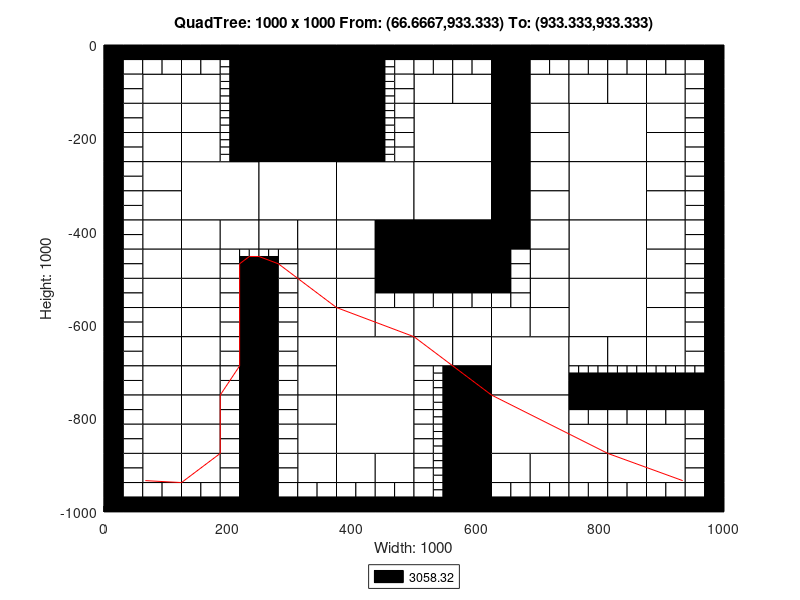

MATLAB code to generate this figure:
axis([0 1000 -1000 0]);
title('QuadTree: 1000 x 1000 From: (66.6667,933.333) To: (933.333,933.333)');
xlabel('Width: 1000');
ylabel('Height: 1000');
rectangle('Position',[250 -125 125 125], 'FaceColor',[0 0 0]);
rectangle('Position',[250 -250 125 125], 'FaceColor',[0 0 0]);
rectangle('Position',[125 -375 125 125], 'FaceColor',[1 1 1]);
rectangle('Position',[250 -375 125 125], 'FaceColor',[1 1 1]);
rectangle('Position',[375 -375 125 125], 'FaceColor',[1 1 1]);
rectangle('Position',[500 -250 125 125], 'FaceColor',[1 1 1]);
rectangle('Position',[750 -250 125 125], 'FaceColor',[1 1 1]);
rectangle('Position',[500 -375 125 125], 'FaceColor',[1 1 1]);
rectangle('Position',[500 -500 125 125], 'FaceColor',[0 0 0]);
rectangle('Position',[750 -375 125 125], 'FaceColor',[1 1 1]);
rectangle('Position',[750 -500 125 125], 'FaceColor',[1 1 1]);
rectangle('Position',[375 -750 125 125], 'FaceColor',[1 1 1]);
rectangle('Position',[375 -875 125 125], 'FaceColor',[1 1 1]);
rectangle('Position',[625 -750 125 125], 'FaceColor',[1 1 1]);
rectangle('Position',[750 -625 125 125], 'FaceColor',[1 1 1]);
rectangle('Position',[625 -875 125 125], 'FaceColor',[1 1 1]);
rectangle('Position',[62.5 -125 62.5 62.5], 'FaceColor',[1 1 1]);
rectangle('Position',[125 -125 62.5 62.5], 'FaceColor',[1 1 1]);
rectangle('Position',[62.5 -187.5 62.5 62.5], 'FaceColor',[1 1 1]);
rectangle('Position',[62.5 -250 62.5 62.5], 'FaceColor',[1 1 1]);
rectangle('Position',[125 -187.5 62.5 62.5], 'FaceColor',[1 1 1]);
rectangle('Position',[125 -250 62.5 62.5], 'FaceColor',[1 1 1]);
rectangle('Position',[375 -62.5 62.5 62.5], 'FaceColor',[0 0 0]);
rectangle('Position',[375 -125 62.5 62.5], 'FaceColor',[0 0 0]);
rectangle('Position',[375 -187.5 62.5 62.5], 'FaceColor',[0 0 0]);
rectangle('Position',[375 -250 62.5 62.5], 'FaceColor',[0 0 0]);
rectangle('Position',[62.5 -312.5 62.5 62.5], 'FaceColor',[1 1 1]);
rectangle('Position',[62.5 -375 62.5 62.5], 'FaceColor',[1 1 1]);
rectangle('Position',[62.5 -437.5 62.5 62.5], 'FaceColor',[1 1 1]);
rectangle('Position',[62.5 -500 62.5 62.5], 'FaceColor',[1 1 1]);
rectangle('Position',[125 -437.5 62.5 62.5], 'FaceColor',[1 1 1]);
rectangle('Position',[187.5 -437.5 62.5 62.5], 'FaceColor',[1 1 1]);
rectangle('Position',[125 -500 62.5 62.5], 'FaceColor',[1 1 1]);
rectangle('Position',[250 -437.5 62.5 62.5], 'FaceColor',[1 1 1]);
rectangle('Position',[312.5 -437.5 62.5 62.5], 'FaceColor',[1 1 1]);
rectangle('Position',[312.5 -500 62.5 62.5], 'FaceColor',[1 1 1]);
rectangle('Position',[375 -437.5 62.5 62.5], 'FaceColor',[1 1 1]);
rectangle('Position',[437.5 -437.5 62.5 62.5], 'FaceColor',[0 0 0]);
rectangle('Position',[375 -500 62.5 62.5], 'FaceColor',[1 1 1]);
rectangle('Position',[437.5 -500 62.5 62.5], 'FaceColor',[0 0 0]);
rectangle('Position',[500 -125 62.5 62.5], 'FaceColor',[1 1 1]);
rectangle('Position',[562.5 -125 62.5 62.5], 'FaceColor',[1 1 1]);
rectangle('Position',[625 -62.5 62.5 62.5], 'FaceColor',[0 0 0]);
rectangle('Position',[625 -125 62.5 62.5], 'FaceColor',[0 0 0]);
rectangle('Position',[687.5 -125 62.5 62.5], 'FaceColor',[1 1 1]);
rectangle('Position',[625 -187.5 62.5 62.5], 'FaceColor',[0 0 0]);
rectangle('Position',[687.5 -187.5 62.5 62.5], 'FaceColor',[1 1 1]);
rectangle('Position',[625 -250 62.5 62.5], 'FaceColor',[0 0 0]);
rectangle('Position',[687.5 -250 62.5 62.5], 'FaceColor',[1 1 1]);
rectangle('Position',[750 -125 62.5 62.5], 'FaceColor',[1 1 1]);
rectangle('Position',[812.5 -125 62.5 62.5], 'FaceColor',[1 1 1]);
rectangle('Position',[875 -125 62.5 62.5], 'FaceColor',[1 1 1]);
rectangle('Position',[875 -187.5 62.5 62.5], 'FaceColor',[1 1 1]);
rectangle('Position',[875 -250 62.5 62.5], 'FaceColor',[1 1 1]);
rectangle('Position',[625 -312.5 62.5 62.5], 'FaceColor',[0 0 0]);
rectangle('Position',[687.5 -312.5 62.5 62.5], 'FaceColor',[1 1 1]);
rectangle('Position',[625 -375 62.5 62.5], 'FaceColor',[0 0 0]);
rectangle('Position',[687.5 -375 62.5 62.5], 'FaceColor',[1 1 1]);
rectangle('Position',[625 -437.5 62.5 62.5], 'FaceColor',[0 0 0]);
rectangle('Position',[687.5 -437.5 62.5 62.5], 'FaceColor',[1 1 1]);
rectangle('Position',[687.5 -500 62.5 62.5], 'FaceColor',[1 1 1]);
rectangle('Position',[875 -312.5 62.5 62.5], 'FaceColor',[1 1 1]);
rectangle('Position',[875 -375 62.5 62.5], 'FaceColor',[1 1 1]);
rectangle('Position',[875 -437.5 62.5 62.5], 'FaceColor',[1 1 1]);
rectangle('Position',[875 -500 62.5 62.5], 'FaceColor',[1 1 1]);
rectangle('Position',[62.5 -562.5 62.5 62.5], 'FaceColor',[1 1 1]);
rectangle('Position',[62.5 -625 62.5 62.5], 'FaceColor',[1 1 1]);
rectangle('Position',[125 -562.5 62.5 62.5], 'FaceColor',[1 1 1]);
rectangle('Position',[125 -625 62.5 62.5], 'FaceColor',[1 1 1]);
rectangle('Position',[62.5 -687.5 62.5 62.5], 'FaceColor',[1 1 1]);
rectangle('Position',[62.5 -750 62.5 62.5], 'FaceColor',[1 1 1]);
rectangle('Position',[125 -687.5 62.5 62.5], 'FaceColor',[1 1 1]);
rectangle('Position',[125 -750 62.5 62.5], 'FaceColor',[1 1 1]);
rectangle('Position',[312.5 -562.5 62.5 62.5], 'FaceColor',[1 1 1]);
rectangle('Position',[312.5 -625 62.5 62.5], 'FaceColor',[1 1 1]);
rectangle('Position',[375 -562.5 62.5 62.5], 'FaceColor',[1 1 1]);
rectangle('Position',[375 -625 62.5 62.5], 'FaceColor',[1 1 1]);
rectangle('Position',[437.5 -625 62.5 62.5], 'FaceColor',[1 1 1]);
rectangle('Position',[312.5 -687.5 62.5 62.5], 'FaceColor',[1 1 1]);
rectangle('Position',[312.5 -750 62.5 62.5], 'FaceColor',[1 1 1]);
rectangle('Position',[62.5 -812.5 62.5 62.5], 'FaceColor',[1 1 1]);
rectangle('Position',[62.5 -875 62.5 62.5], 'FaceColor',[1 1 1]);
rectangle('Position',[125 -812.5 62.5 62.5], 'FaceColor',[1 1 1]);
rectangle('Position',[125 -875 62.5 62.5], 'FaceColor',[1 1 1]);
rectangle('Position',[62.5 -937.5 62.5 62.5], 'FaceColor',[1 1 1]);
rectangle('Position',[125 -937.5 62.5 62.5], 'FaceColor',[1 1 1]);
rectangle('Position',[312.5 -812.5 62.5 62.5], 'FaceColor',[1 1 1]);
rectangle('Position',[312.5 -875 62.5 62.5], 'FaceColor',[1 1 1]);
rectangle('Position',[312.5 -937.5 62.5 62.5], 'FaceColor',[1 1 1]);
rectangle('Position',[375 -937.5 62.5 62.5], 'FaceColor',[1 1 1]);
rectangle('Position',[437.5 -937.5 62.5 62.5], 'FaceColor',[1 1 1]);
rectangle('Position',[500 -625 62.5 62.5], 'FaceColor',[1 1 1]);
rectangle('Position',[562.5 -625 62.5 62.5], 'FaceColor',[1 1 1]);
rectangle('Position',[687.5 -562.5 62.5 62.5], 'FaceColor',[1 1 1]);
rectangle('Position',[625 -625 62.5 62.5], 'FaceColor',[1 1 1]);
rectangle('Position',[687.5 -625 62.5 62.5], 'FaceColor',[1 1 1]);
rectangle('Position',[500 -687.5 62.5 62.5], 'FaceColor',[1 1 1]);
rectangle('Position',[562.5 -687.5 62.5 62.5], 'FaceColor',[1 1 1]);
rectangle('Position',[562.5 -750 62.5 62.5], 'FaceColor',[0 0 0]);
rectangle('Position',[875 -562.5 62.5 62.5], 'FaceColor',[1 1 1]);
rectangle('Position',[875 -625 62.5 62.5], 'FaceColor',[1 1 1]);
rectangle('Position',[750 -687.5 62.5 62.5], 'FaceColor',[1 1 1]);
rectangle('Position',[812.5 -687.5 62.5 62.5], 'FaceColor',[1 1 1]);
rectangle('Position',[875 -687.5 62.5 62.5], 'FaceColor',[1 1 1]);
rectangle('Position',[562.5 -812.5 62.5 62.5], 'FaceColor',[0 0 0]);
rectangle('Position',[562.5 -875 62.5 62.5], 'FaceColor',[0 0 0]);
rectangle('Position',[562.5 -937.5 62.5 62.5], 'FaceColor',[0 0 0]);
rectangle('Position',[562.5 -1000 62.5 62.5], 'FaceColor',[0 0 0]);
rectangle('Position',[625 -937.5 62.5 62.5], 'FaceColor',[1 1 1]);
rectangle('Position',[687.5 -937.5 62.5 62.5], 'FaceColor',[1 1 1]);
rectangle('Position',[750 -875 62.5 62.5], 'FaceColor',[1 1 1]);
rectangle('Position',[812.5 -875 62.5 62.5], 'FaceColor',[1 1 1]);
rectangle('Position',[875 -875 62.5 62.5], 'FaceColor',[1 1 1]);
rectangle('Position',[750 -937.5 62.5 62.5], 'FaceColor',[1 1 1]);
rectangle('Position',[812.5 -937.5 62.5 62.5], 'FaceColor',[1 1 1]);
rectangle('Position',[875 -937.5 62.5 62.5], 'FaceColor',[1 1 1]);
rectangle('Position',[0 -31.25 31.25 31.25], 'FaceColor',[0 0 0]);
rectangle('Position',[31.25 -31.25 31.25 31.25], 'FaceColor',[0 0 0]);
rectangle('Position',[0 -62.5 31.25 31.25], 'FaceColor',[0 0 0]);
rectangle('Position',[31.25 -62.5 31.25 31.25], 'FaceColor',[1 1 1]);
rectangle('Position',[62.5 -31.25 31.25 31.25], 'FaceColor',[0 0 0]);
rectangle('Position',[93.75 -31.25 31.25 31.25], 'FaceColor',[0 0 0]);
rectangle('Position',[62.5 -62.5 31.25 31.25], 'FaceColor',[1 1 1]);
rectangle('Position',[93.75 -62.5 31.25 31.25], 'FaceColor',[1 1 1]);
rectangle('Position',[0 -93.75 31.25 31.25], 'FaceColor',[0 0 0]);
rectangle('Position',[31.25 -93.75 31.25 31.25], 'FaceColor',[1 1 1]);
rectangle('Position',[0 -125 31.25 31.25], 'FaceColor',[0 0 0]);
rectangle('Position',[31.25 -125 31.25 31.25], 'FaceColor',[1 1 1]);
rectangle('Position',[125 -31.25 31.25 31.25], 'FaceColor',[0 0 0]);
rectangle('Position',[156.25 -31.25 31.25 31.25], 'FaceColor',[0 0 0]);
rectangle('Position',[125 -62.5 31.25 31.25], 'FaceColor',[1 1 1]);
rectangle('Position',[156.25 -62.5 31.25 31.25], 'FaceColor',[1 1 1]);
rectangle('Position',[187.5 -31.25 31.25 31.25], 'FaceColor',[0 0 0]);
rectangle('Position',[218.75 -31.25 31.25 31.25], 'FaceColor',[0 0 0]);
rectangle('Position',[218.75 -62.5 31.25 31.25], 'FaceColor',[0 0 0]);
rectangle('Position',[218.75 -93.75 31.25 31.25], 'FaceColor',[0 0 0]);
rectangle('Position',[218.75 -125 31.25 31.25], 'FaceColor',[0 0 0]);
rectangle('Position',[0 -156.25 31.25 31.25], 'FaceColor',[0 0 0]);
rectangle('Position',[31.25 -156.25 31.25 31.25], 'FaceColor',[1 1 1]);
rectangle('Position',[0 -187.5 31.25 31.25], 'FaceColor',[0 0 0]);
rectangle('Position',[31.25 -187.5 31.25 31.25], 'FaceColor',[1 1 1]);
rectangle('Position',[0 -218.75 31.25 31.25], 'FaceColor',[0 0 0]);
rectangle('Position',[31.25 -218.75 31.25 31.25], 'FaceColor',[1 1 1]);
rectangle('Position',[0 -250 31.25 31.25], 'FaceColor',[0 0 0]);
rectangle('Position',[31.25 -250 31.25 31.25], 'FaceColor',[1 1 1]);
rectangle('Position',[218.75 -156.25 31.25 31.25], 'FaceColor',[0 0 0]);
rectangle('Position',[218.75 -187.5 31.25 31.25], 'FaceColor',[0 0 0]);
rectangle('Position',[218.75 -218.75 31.25 31.25], 'FaceColor',[0 0 0]);
rectangle('Position',[218.75 -250 31.25 31.25], 'FaceColor',[0 0 0]);
rectangle('Position',[437.5 -31.25 31.25 31.25], 'FaceColor',[0 0 0]);
rectangle('Position',[468.75 -31.25 31.25 31.25], 'FaceColor',[0 0 0]);
rectangle('Position',[468.75 -62.5 31.25 31.25], 'FaceColor',[1 1 1]);
rectangle('Position',[468.75 -93.75 31.25 31.25], 'FaceColor',[1 1 1]);
rectangle('Position',[468.75 -125 31.25 31.25], 'FaceColor',[1 1 1]);
rectangle('Position',[468.75 -156.25 31.25 31.25], 'FaceColor',[1 1 1]);
rectangle('Position',[468.75 -187.5 31.25 31.25], 'FaceColor',[1 1 1]);
rectangle('Position',[468.75 -218.75 31.25 31.25], 'FaceColor',[1 1 1]);
rectangle('Position',[468.75 -250 31.25 31.25], 'FaceColor',[1 1 1]);
rectangle('Position',[0 -281.25 31.25 31.25], 'FaceColor',[0 0 0]);
rectangle('Position',[31.25 -281.25 31.25 31.25], 'FaceColor',[1 1 1]);
rectangle('Position',[0 -312.5 31.25 31.25], 'FaceColor',[0 0 0]);
rectangle('Position',[31.25 -312.5 31.25 31.25], 'FaceColor',[1 1 1]);
rectangle('Position',[0 -343.75 31.25 31.25], 'FaceColor',[0 0 0]);
rectangle('Position',[31.25 -343.75 31.25 31.25], 'FaceColor',[1 1 1]);
rectangle('Position',[0 -375 31.25 31.25], 'FaceColor',[0 0 0]);
rectangle('Position',[31.25 -375 31.25 31.25], 'FaceColor',[1 1 1]);
rectangle('Position',[0 -406.25 31.25 31.25], 'FaceColor',[0 0 0]);
rectangle('Position',[31.25 -406.25 31.25 31.25], 'FaceColor',[1 1 1]);
rectangle('Position',[0 -437.5 31.25 31.25], 'FaceColor',[0 0 0]);
rectangle('Position',[31.25 -437.5 31.25 31.25], 'FaceColor',[1 1 1]);
rectangle('Position',[0 -468.75 31.25 31.25], 'FaceColor',[0 0 0]);
rectangle('Position',[31.25 -468.75 31.25 31.25], 'FaceColor',[1 1 1]);
rectangle('Position',[0 -500 31.25 31.25], 'FaceColor',[0 0 0]);
rectangle('Position',[31.25 -500 31.25 31.25], 'FaceColor',[1 1 1]);
rectangle('Position',[187.5 -468.75 31.25 31.25], 'FaceColor',[1 1 1]);
rectangle('Position',[187.5 -500 31.25 31.25], 'FaceColor',[1 1 1]);
rectangle('Position',[218.75 -500 31.25 31.25], 'FaceColor',[0 0 0]);
rectangle('Position',[281.25 -468.75 31.25 31.25], 'FaceColor',[1 1 1]);
rectangle('Position',[250 -500 31.25 31.25], 'FaceColor',[0 0 0]);
rectangle('Position',[281.25 -500 31.25 31.25], 'FaceColor',[1 1 1]);
rectangle('Position',[500 -31.25 31.25 31.25], 'FaceColor',[0 0 0]);
rectangle('Position',[531.25 -31.25 31.25 31.25], 'FaceColor',[0 0 0]);
rectangle('Position',[500 -62.5 31.25 31.25], 'FaceColor',[1 1 1]);
rectangle('Position',[531.25 -62.5 31.25 31.25], 'FaceColor',[1 1 1]);
rectangle('Position',[562.5 -31.25 31.25 31.25], 'FaceColor',[0 0 0]);
rectangle('Position',[593.75 -31.25 31.25 31.25], 'FaceColor',[0 0 0]);
rectangle('Position',[562.5 -62.5 31.25 31.25], 'FaceColor',[1 1 1]);
rectangle('Position',[593.75 -62.5 31.25 31.25], 'FaceColor',[1 1 1]);
rectangle('Position',[687.5 -31.25 31.25 31.25], 'FaceColor',[0 0 0]);
rectangle('Position',[718.75 -31.25 31.25 31.25], 'FaceColor',[0 0 0]);
rectangle('Position',[687.5 -62.5 31.25 31.25], 'FaceColor',[1 1 1]);
rectangle('Position',[718.75 -62.5 31.25 31.25], 'FaceColor',[1 1 1]);
rectangle('Position',[750 -31.25 31.25 31.25], 'FaceColor',[0 0 0]);
rectangle('Position',[781.25 -31.25 31.25 31.25], 'FaceColor',[0 0 0]);
rectangle('Position',[750 -62.5 31.25 31.25], 'FaceColor',[1 1 1]);
rectangle('Position',[781.25 -62.5 31.25 31.25], 'FaceColor',[1 1 1]);
rectangle('Position',[812.5 -31.25 31.25 31.25], 'FaceColor',[0 0 0]);
rectangle('Position',[843.75 -31.25 31.25 31.25], 'FaceColor',[0 0 0]);
rectangle('Position',[812.5 -62.5 31.25 31.25], 'FaceColor',[1 1 1]);
rectangle('Position',[843.75 -62.5 31.25 31.25], 'FaceColor',[1 1 1]);
rectangle('Position',[875 -31.25 31.25 31.25], 'FaceColor',[0 0 0]);
rectangle('Position',[906.25 -31.25 31.25 31.25], 'FaceColor',[0 0 0]);
rectangle('Position',[875 -62.5 31.25 31.25], 'FaceColor',[1 1 1]);
rectangle('Position',[906.25 -62.5 31.25 31.25], 'FaceColor',[1 1 1]);
rectangle('Position',[937.5 -31.25 31.25 31.25], 'FaceColor',[0 0 0]);
rectangle('Position',[968.75 -31.25 31.25 31.25], 'FaceColor',[0 0 0]);
rectangle('Position',[937.5 -62.5 31.25 31.25], 'FaceColor',[1 1 1]);
rectangle('Position',[968.75 -62.5 31.25 31.25], 'FaceColor',[0 0 0]);
rectangle('Position',[937.5 -93.75 31.25 31.25], 'FaceColor',[1 1 1]);
rectangle('Position',[968.75 -93.75 31.25 31.25], 'FaceColor',[0 0 0]);
rectangle('Position',[937.5 -125 31.25 31.25], 'FaceColor',[1 1 1]);
rectangle('Position',[968.75 -125 31.25 31.25], 'FaceColor',[0 0 0]);
rectangle('Position',[937.5 -156.25 31.25 31.25], 'FaceColor',[1 1 1]);
rectangle('Position',[968.75 -156.25 31.25 31.25], 'FaceColor',[0 0 0]);
rectangle('Position',[937.5 -187.5 31.25 31.25], 'FaceColor',[1 1 1]);
rectangle('Position',[968.75 -187.5 31.25 31.25], 'FaceColor',[0 0 0]);
rectangle('Position',[937.5 -218.75 31.25 31.25], 'FaceColor',[1 1 1]);
rectangle('Position',[968.75 -218.75 31.25 31.25], 'FaceColor',[0 0 0]);
rectangle('Position',[937.5 -250 31.25 31.25], 'FaceColor',[1 1 1]);
rectangle('Position',[968.75 -250 31.25 31.25], 'FaceColor',[0 0 0]);
rectangle('Position',[625 -468.75 31.25 31.25], 'FaceColor',[0 0 0]);
rectangle('Position',[656.25 -468.75 31.25 31.25], 'FaceColor',[1 1 1]);
rectangle('Position',[625 -500 31.25 31.25], 'FaceColor',[0 0 0]);
rectangle('Position',[656.25 -500 31.25 31.25], 'FaceColor',[1 1 1]);
rectangle('Position',[937.5 -281.25 31.25 31.25], 'FaceColor',[1 1 1]);
rectangle('Position',[968.75 -281.25 31.25 31.25], 'FaceColor',[0 0 0]);
rectangle('Position',[937.5 -312.5 31.25 31.25], 'FaceColor',[1 1 1]);
rectangle('Position',[968.75 -312.5 31.25 31.25], 'FaceColor',[0 0 0]);
rectangle('Position',[937.5 -343.75 31.25 31.25], 'FaceColor',[1 1 1]);
rectangle('Position',[968.75 -343.75 31.25 31.25], 'FaceColor',[0 0 0]);
rectangle('Position',[937.5 -375 31.25 31.25], 'FaceColor',[1 1 1]);
rectangle('Position',[968.75 -375 31.25 31.25], 'FaceColor',[0 0 0]);
rectangle('Position',[937.5 -406.25 31.25 31.25], 'FaceColor',[1 1 1]);
rectangle('Position',[968.75 -406.25 31.25 31.25], 'FaceColor',[0 0 0]);
rectangle('Position',[937.5 -437.5 31.25 31.25], 'FaceColor',[1 1 1]);
rectangle('Position',[968.75 -437.5 31.25 31.25], 'FaceColor',[0 0 0]);
rectangle('Position',[937.5 -468.75 31.25 31.25], 'FaceColor',[1 1 1]);
rectangle('Position',[968.75 -468.75 31.25 31.25], 'FaceColor',[0 0 0]);
rectangle('Position',[937.5 -500 31.25 31.25], 'FaceColor',[1 1 1]);
rectangle('Position',[968.75 -500 31.25 31.25], 'FaceColor',[0 0 0]);
rectangle('Position',[0 -531.25 31.25 31.25], 'FaceColor',[0 0 0]);
rectangle('Position',[31.25 -531.25 31.25 31.25], 'FaceColor',[1 1 1]);
rectangle('Position',[0 -562.5 31.25 31.25], 'FaceColor',[0 0 0]);
rectangle('Position',[31.25 -562.5 31.25 31.25], 'FaceColor',[1 1 1]);
rectangle('Position',[0 -593.75 31.25 31.25], 'FaceColor',[0 0 0]);
rectangle('Position',[31.25 -593.75 31.25 31.25], 'FaceColor',[1 1 1]);
rectangle('Position',[0 -625 31.25 31.25], 'FaceColor',[0 0 0]);
rectangle('Position',[31.25 -625 31.25 31.25], 'FaceColor',[1 1 1]);
rectangle('Position',[187.5 -531.25 31.25 31.25], 'FaceColor',[1 1 1]);
rectangle('Position',[218.75 -531.25 31.25 31.25], 'FaceColor',[0 0 0]);
rectangle('Position',[187.5 -562.5 31.25 31.25], 'FaceColor',[1 1 1]);
rectangle('Position',[218.75 -562.5 31.25 31.25], 'FaceColor',[0 0 0]);
rectangle('Position',[187.5 -593.75 31.25 31.25], 'FaceColor',[1 1 1]);
rectangle('Position',[218.75 -593.75 31.25 31.25], 'FaceColor',[0 0 0]);
rectangle('Position',[187.5 -625 31.25 31.25], 'FaceColor',[1 1 1]);
rectangle('Position',[218.75 -625 31.25 31.25], 'FaceColor',[0 0 0]);
rectangle('Position',[0 -656.25 31.25 31.25], 'FaceColor',[0 0 0]);
rectangle('Position',[31.25 -656.25 31.25 31.25], 'FaceColor',[1 1 1]);
rectangle('Position',[0 -687.5 31.25 31.25], 'FaceColor',[0 0 0]);
rectangle('Position',[31.25 -687.5 31.25 31.25], 'FaceColor',[1 1 1]);
rectangle('Position',[0 -718.75 31.25 31.25], 'FaceColor',[0 0 0]);
rectangle('Position',[31.25 -718.75 31.25 31.25], 'FaceColor',[1 1 1]);
rectangle('Position',[0 -750 31.25 31.25], 'FaceColor',[0 0 0]);
rectangle('Position',[31.25 -750 31.25 31.25], 'FaceColor',[1 1 1]);
rectangle('Position',[187.5 -656.25 31.25 31.25], 'FaceColor',[1 1 1]);
rectangle('Position',[218.75 -656.25 31.25 31.25], 'FaceColor',[0 0 0]);
rectangle('Position',[187.5 -687.5 31.25 31.25], 'FaceColor',[1 1 1]);
rectangle('Position',[218.75 -687.5 31.25 31.25], 'FaceColor',[0 0 0]);
rectangle('Position',[187.5 -718.75 31.25 31.25], 'FaceColor',[1 1 1]);
rectangle('Position',[218.75 -718.75 31.25 31.25], 'FaceColor',[0 0 0]);
rectangle('Position',[187.5 -750 31.25 31.25], 'FaceColor',[1 1 1]);
rectangle('Position',[218.75 -750 31.25 31.25], 'FaceColor',[0 0 0]);
rectangle('Position',[250 -531.25 31.25 31.25], 'FaceColor',[0 0 0]);
rectangle('Position',[281.25 -531.25 31.25 31.25], 'FaceColor',[1 1 1]);
rectangle('Position',[250 -562.5 31.25 31.25], 'FaceColor',[0 0 0]);
rectangle('Position',[281.25 -562.5 31.25 31.25], 'FaceColor',[1 1 1]);
rectangle('Position',[250 -593.75 31.25 31.25], 'FaceColor',[0 0 0]);
rectangle('Position',[281.25 -593.75 31.25 31.25], 'FaceColor',[1 1 1]);
rectangle('Position',[250 -625 31.25 31.25], 'FaceColor',[0 0 0]);
rectangle('Position',[281.25 -625 31.25 31.25], 'FaceColor',[1 1 1]);
rectangle('Position',[437.5 -531.25 31.25 31.25], 'FaceColor',[0 0 0]);
rectangle('Position',[468.75 -531.25 31.25 31.25], 'FaceColor',[0 0 0]);
rectangle('Position',[437.5 -562.5 31.25 31.25], 'FaceColor',[1 1 1]);
rectangle('Position',[468.75 -562.5 31.25 31.25], 'FaceColor',[1 1 1]);
rectangle('Position',[250 -656.25 31.25 31.25], 'FaceColor',[0 0 0]);
rectangle('Position',[281.25 -656.25 31.25 31.25], 'FaceColor',[1 1 1]);
rectangle('Position',[250 -687.5 31.25 31.25], 'FaceColor',[0 0 0]);
rectangle('Position',[281.25 -687.5 31.25 31.25], 'FaceColor',[1 1 1]);
rectangle('Position',[250 -718.75 31.25 31.25], 'FaceColor',[0 0 0]);
rectangle('Position',[281.25 -718.75 31.25 31.25], 'FaceColor',[1 1 1]);
rectangle('Position',[250 -750 31.25 31.25], 'FaceColor',[0 0 0]);
rectangle('Position',[281.25 -750 31.25 31.25], 'FaceColor',[1 1 1]);
rectangle('Position',[0 -781.25 31.25 31.25], 'FaceColor',[0 0 0]);
rectangle('Position',[31.25 -781.25 31.25 31.25], 'FaceColor',[1 1 1]);
rectangle('Position',[0 -812.5 31.25 31.25], 'FaceColor',[0 0 0]);
rectangle('Position',[31.25 -812.5 31.25 31.25], 'FaceColor',[1 1 1]);
rectangle('Position',[0 -843.75 31.25 31.25], 'FaceColor',[0 0 0]);
rectangle('Position',[31.25 -843.75 31.25 31.25], 'FaceColor',[1 1 1]);
rectangle('Position',[0 -875 31.25 31.25], 'FaceColor',[0 0 0]);
rectangle('Position',[31.25 -875 31.25 31.25], 'FaceColor',[1 1 1]);
rectangle('Position',[187.5 -781.25 31.25 31.25], 'FaceColor',[1 1 1]);
rectangle('Position',[218.75 -781.25 31.25 31.25], 'FaceColor',[0 0 0]);
rectangle('Position',[187.5 -812.5 31.25 31.25], 'FaceColor',[1 1 1]);
rectangle('Position',[218.75 -812.5 31.25 31.25], 'FaceColor',[0 0 0]);
rectangle('Position',[187.5 -843.75 31.25 31.25], 'FaceColor',[1 1 1]);
rectangle('Position',[218.75 -843.75 31.25 31.25], 'FaceColor',[0 0 0]);
rectangle('Position',[187.5 -875 31.25 31.25], 'FaceColor',[1 1 1]);
rectangle('Position',[218.75 -875 31.25 31.25], 'FaceColor',[0 0 0]);
rectangle('Position',[0 -906.25 31.25 31.25], 'FaceColor',[0 0 0]);
rectangle('Position',[31.25 -906.25 31.25 31.25], 'FaceColor',[1 1 1]);
rectangle('Position',[0 -937.5 31.25 31.25], 'FaceColor',[0 0 0]);
rectangle('Position',[31.25 -937.5 31.25 31.25], 'FaceColor',[1 1 1]);
rectangle('Position',[0 -968.75 31.25 31.25], 'FaceColor',[0 0 0]);
rectangle('Position',[31.25 -968.75 31.25 31.25], 'FaceColor',[1 1 1]);
rectangle('Position',[0 -1000 31.25 31.25], 'FaceColor',[0 0 0]);
rectangle('Position',[31.25 -1000 31.25 31.25], 'FaceColor',[0 0 0]);
rectangle('Position',[62.5 -968.75 31.25 31.25], 'FaceColor',[1 1 1]);
rectangle('Position',[93.75 -968.75 31.25 31.25], 'FaceColor',[1 1 1]);
rectangle('Position',[62.5 -1000 31.25 31.25], 'FaceColor',[0 0 0]);
rectangle('Position',[93.75 -1000 31.25 31.25], 'FaceColor',[0 0 0]);
rectangle('Position',[187.5 -906.25 31.25 31.25], 'FaceColor',[1 1 1]);
rectangle('Position',[218.75 -906.25 31.25 31.25], 'FaceColor',[0 0 0]);
rectangle('Position',[187.5 -937.5 31.25 31.25], 'FaceColor',[1 1 1]);
rectangle('Position',[218.75 -937.5 31.25 31.25], 'FaceColor',[0 0 0]);
rectangle('Position',[125 -968.75 31.25 31.25], 'FaceColor',[1 1 1]);
rectangle('Position',[156.25 -968.75 31.25 31.25], 'FaceColor',[1 1 1]);
rectangle('Position',[125 -1000 31.25 31.25], 'FaceColor',[0 0 0]);
rectangle('Position',[156.25 -1000 31.25 31.25], 'FaceColor',[0 0 0]);
rectangle('Position',[187.5 -968.75 31.25 31.25], 'FaceColor',[1 1 1]);
rectangle('Position',[218.75 -968.75 31.25 31.25], 'FaceColor',[0 0 0]);
rectangle('Position',[187.5 -1000 31.25 31.25], 'FaceColor',[0 0 0]);
rectangle('Position',[218.75 -1000 31.25 31.25], 'FaceColor',[0 0 0]);
rectangle('Position',[250 -781.25 31.25 31.25], 'FaceColor',[0 0 0]);
rectangle('Position',[281.25 -781.25 31.25 31.25], 'FaceColor',[1 1 1]);
rectangle('Position',[250 -812.5 31.25 31.25], 'FaceColor',[0 0 0]);
rectangle('Position',[281.25 -812.5 31.25 31.25], 'FaceColor',[1 1 1]);
rectangle('Position',[250 -843.75 31.25 31.25], 'FaceColor',[0 0 0]);
rectangle('Position',[281.25 -843.75 31.25 31.25], 'FaceColor',[1 1 1]);
rectangle('Position',[250 -875 31.25 31.25], 'FaceColor',[0 0 0]);
rectangle('Position',[281.25 -875 31.25 31.25], 'FaceColor',[1 1 1]);
rectangle('Position',[250 -906.25 31.25 31.25], 'FaceColor',[0 0 0]);
rectangle('Position',[281.25 -906.25 31.25 31.25], 'FaceColor',[1 1 1]);
rectangle('Position',[250 -937.5 31.25 31.25], 'FaceColor',[0 0 0]);
rectangle('Position',[281.25 -937.5 31.25 31.25], 'FaceColor',[1 1 1]);
rectangle('Position',[250 -968.75 31.25 31.25], 'FaceColor',[0 0 0]);
rectangle('Position',[281.25 -968.75 31.25 31.25], 'FaceColor',[1 1 1]);
rectangle('Position',[250 -1000 31.25 31.25], 'FaceColor',[0 0 0]);
rectangle('Position',[281.25 -1000 31.25 31.25], 'FaceColor',[0 0 0]);
rectangle('Position',[312.5 -968.75 31.25 31.25], 'FaceColor',[1 1 1]);
rectangle('Position',[343.75 -968.75 31.25 31.25], 'FaceColor',[1 1 1]);
rectangle('Position',[312.5 -1000 31.25 31.25], 'FaceColor',[0 0 0]);
rectangle('Position',[343.75 -1000 31.25 31.25], 'FaceColor',[0 0 0]);
rectangle('Position',[375 -968.75 31.25 31.25], 'FaceColor',[1 1 1]);
rectangle('Position',[406.25 -968.75 31.25 31.25], 'FaceColor',[1 1 1]);
rectangle('Position',[375 -1000 31.25 31.25], 'FaceColor',[0 0 0]);
rectangle('Position',[406.25 -1000 31.25 31.25], 'FaceColor',[0 0 0]);
rectangle('Position',[437.5 -968.75 31.25 31.25], 'FaceColor',[1 1 1]);
rectangle('Position',[468.75 -968.75 31.25 31.25], 'FaceColor',[1 1 1]);
rectangle('Position',[437.5 -1000 31.25 31.25], 'FaceColor',[0 0 0]);
rectangle('Position',[468.75 -1000 31.25 31.25], 'FaceColor',[0 0 0]);
rectangle('Position',[500 -531.25 31.25 31.25], 'FaceColor',[0 0 0]);
rectangle('Position',[531.25 -531.25 31.25 31.25], 'FaceColor',[0 0 0]);
rectangle('Position',[500 -562.5 31.25 31.25], 'FaceColor',[1 1 1]);
rectangle('Position',[531.25 -562.5 31.25 31.25], 'FaceColor',[1 1 1]);
rectangle('Position',[562.5 -531.25 31.25 31.25], 'FaceColor',[0 0 0]);
rectangle('Position',[593.75 -531.25 31.25 31.25], 'FaceColor',[0 0 0]);
rectangle('Position',[562.5 -562.5 31.25 31.25], 'FaceColor',[1 1 1]);
rectangle('Position',[593.75 -562.5 31.25 31.25], 'FaceColor',[1 1 1]);
rectangle('Position',[625 -531.25 31.25 31.25], 'FaceColor',[0 0 0]);
rectangle('Position',[656.25 -531.25 31.25 31.25], 'FaceColor',[1 1 1]);
rectangle('Position',[625 -562.5 31.25 31.25], 'FaceColor',[1 1 1]);
rectangle('Position',[656.25 -562.5 31.25 31.25], 'FaceColor',[1 1 1]);
rectangle('Position',[500 -718.75 31.25 31.25], 'FaceColor',[1 1 1]);
rectangle('Position',[500 -750 31.25 31.25], 'FaceColor',[1 1 1]);
rectangle('Position',[937.5 -531.25 31.25 31.25], 'FaceColor',[1 1 1]);
rectangle('Position',[968.75 -531.25 31.25 31.25], 'FaceColor',[0 0 0]);
rectangle('Position',[937.5 -562.5 31.25 31.25], 'FaceColor',[1 1 1]);
rectangle('Position',[968.75 -562.5 31.25 31.25], 'FaceColor',[0 0 0]);
rectangle('Position',[937.5 -593.75 31.25 31.25], 'FaceColor',[1 1 1]);
rectangle('Position',[968.75 -593.75 31.25 31.25], 'FaceColor',[0 0 0]);
rectangle('Position',[937.5 -625 31.25 31.25], 'FaceColor',[1 1 1]);
rectangle('Position',[968.75 -625 31.25 31.25], 'FaceColor',[0 0 0]);
rectangle('Position',[750 -750 31.25 31.25], 'FaceColor',[0 0 0]);
rectangle('Position',[781.25 -750 31.25 31.25], 'FaceColor',[0 0 0]);
rectangle('Position',[812.5 -750 31.25 31.25], 'FaceColor',[0 0 0]);
rectangle('Position',[843.75 -750 31.25 31.25], 'FaceColor',[0 0 0]);
rectangle('Position',[937.5 -656.25 31.25 31.25], 'FaceColor',[1 1 1]);
rectangle('Position',[968.75 -656.25 31.25 31.25], 'FaceColor',[0 0 0]);
rectangle('Position',[937.5 -687.5 31.25 31.25], 'FaceColor',[1 1 1]);
rectangle('Position',[968.75 -687.5 31.25 31.25], 'FaceColor',[0 0 0]);
rectangle('Position',[875 -750 31.25 31.25], 'FaceColor',[0 0 0]);
rectangle('Position',[906.25 -750 31.25 31.25], 'FaceColor',[0 0 0]);
rectangle('Position',[968.75 -718.75 31.25 31.25], 'FaceColor',[0 0 0]);
rectangle('Position',[937.5 -750 31.25 31.25], 'FaceColor',[0 0 0]);
rectangle('Position',[968.75 -750 31.25 31.25], 'FaceColor',[0 0 0]);
rectangle('Position',[500 -781.25 31.25 31.25], 'FaceColor',[1 1 1]);
rectangle('Position',[500 -812.5 31.25 31.25], 'FaceColor',[1 1 1]);
rectangle('Position',[500 -843.75 31.25 31.25], 'FaceColor',[1 1 1]);
rectangle('Position',[500 -875 31.25 31.25], 'FaceColor',[1 1 1]);
rectangle('Position',[500 -906.25 31.25 31.25], 'FaceColor',[1 1 1]);
rectangle('Position',[500 -937.5 31.25 31.25], 'FaceColor',[1 1 1]);
rectangle('Position',[500 -968.75 31.25 31.25], 'FaceColor',[1 1 1]);
rectangle('Position',[500 -1000 31.25 31.25], 'FaceColor',[0 0 0]);
rectangle('Position',[531.25 -1000 31.25 31.25], 'FaceColor',[0 0 0]);
rectangle('Position',[625 -968.75 31.25 31.25], 'FaceColor',[1 1 1]);
rectangle('Position',[656.25 -968.75 31.25 31.25], 'FaceColor',[1 1 1]);
rectangle('Position',[625 -1000 31.25 31.25], 'FaceColor',[0 0 0]);
rectangle('Position',[656.25 -1000 31.25 31.25], 'FaceColor',[0 0 0]);
rectangle('Position',[687.5 -968.75 31.25 31.25], 'FaceColor',[1 1 1]);
rectangle('Position',[718.75 -968.75 31.25 31.25], 'FaceColor',[1 1 1]);
rectangle('Position',[687.5 -1000 31.25 31.25], 'FaceColor',[0 0 0]);
rectangle('Position',[718.75 -1000 31.25 31.25], 'FaceColor',[0 0 0]);
rectangle('Position',[750 -781.25 31.25 31.25], 'FaceColor',[0 0 0]);
rectangle('Position',[781.25 -781.25 31.25 31.25], 'FaceColor',[0 0 0]);
rectangle('Position',[750 -812.5 31.25 31.25], 'FaceColor',[1 1 1]);
rectangle('Position',[781.25 -812.5 31.25 31.25], 'FaceColor',[1 1 1]);
rectangle('Position',[812.5 -781.25 31.25 31.25], 'FaceColor',[0 0 0]);
rectangle('Position',[843.75 -781.25 31.25 31.25], 'FaceColor',[0 0 0]);
rectangle('Position',[812.5 -812.5 31.25 31.25], 'FaceColor',[1 1 1]);
rectangle('Position',[843.75 -812.5 31.25 31.25], 'FaceColor',[1 1 1]);
rectangle('Position',[875 -781.25 31.25 31.25], 'FaceColor',[0 0 0]);
rectangle('Position',[906.25 -781.25 31.25 31.25], 'FaceColor',[0 0 0]);
rectangle('Position',[875 -812.5 31.25 31.25], 'FaceColor',[1 1 1]);
rectangle('Position',[906.25 -812.5 31.25 31.25], 'FaceColor',[1 1 1]);
rectangle('Position',[937.5 -781.25 31.25 31.25], 'FaceColor',[0 0 0]);
rectangle('Position',[968.75 -781.25 31.25 31.25], 'FaceColor',[0 0 0]);
rectangle('Position',[937.5 -812.5 31.25 31.25], 'FaceColor',[1 1 1]);
rectangle('Position',[968.75 -812.5 31.25 31.25], 'FaceColor',[0 0 0]);
rectangle('Position',[937.5 -843.75 31.25 31.25], 'FaceColor',[1 1 1]);
rectangle('Position',[968.75 -843.75 31.25 31.25], 'FaceColor',[0 0 0]);
rectangle('Position',[937.5 -875 31.25 31.25], 'FaceColor',[1 1 1]);
rectangle('Position',[968.75 -875 31.25 31.25], 'FaceColor',[0 0 0]);
rectangle('Position',[750 -968.75 31.25 31.25], 'FaceColor',[1 1 1]);
rectangle('Position',[781.25 -968.75 31.25 31.25], 'FaceColor',[1 1 1]);
rectangle('Position',[750 -1000 31.25 31.25], 'FaceColor',[0 0 0]);
rectangle('Position',[781.25 -1000 31.25 31.25], 'FaceColor',[0 0 0]);
rectangle('Position',[812.5 -968.75 31.25 31.25], 'FaceColor',[1 1 1]);
rectangle('Position',[843.75 -968.75 31.25 31.25], 'FaceColor',[1 1 1]);
rectangle('Position',[812.5 -1000 31.25 31.25], 'FaceColor',[0 0 0]);
rectangle('Position',[843.75 -1000 31.25 31.25], 'FaceColor',[0 0 0]);
rectangle('Position',[937.5 -906.25 31.25 31.25], 'FaceColor',[1 1 1]);
rectangle('Position',[968.75 -906.25 31.25 31.25], 'FaceColor',[0 0 0]);
rectangle('Position',[937.5 -937.5 31.25 31.25], 'FaceColor',[1 1 1]);
rectangle('Position',[968.75 -937.5 31.25 31.25], 'FaceColor',[0 0 0]);
rectangle('Position',[875 -968.75 31.25 31.25], 'FaceColor',[1 1 1]);
rectangle('Position',[906.25 -968.75 31.25 31.25], 'FaceColor',[1 1 1]);
rectangle('Position',[875 -1000 31.25 31.25], 'FaceColor',[0 0 0]);
rectangle('Position',[906.25 -1000 31.25 31.25], 'FaceColor',[0 0 0]);
rectangle('Position',[937.5 -968.75 31.25 31.25], 'FaceColor',[1 1 1]);
rectangle('Position',[968.75 -968.75 31.25 31.25], 'FaceColor',[0 0 0]);
rectangle('Position',[937.5 -1000 31.25 31.25], 'FaceColor',[0 0 0]);
rectangle('Position',[968.75 -1000 31.25 31.25], 'FaceColor',[0 0 0]);
rectangle('Position',[187.5 -46.875 15.625 15.625], 'FaceColor',[1 1 1]);
rectangle('Position',[203.125 -46.875 15.625 15.625], 'FaceColor',[0 0 0]);
rectangle('Position',[187.5 -62.5 15.625 15.625], 'FaceColor',[1 1 1]);
rectangle('Position',[203.125 -62.5 15.625 15.625], 'FaceColor',[0 0 0]);
rectangle('Position',[187.5 -78.125 15.625 15.625], 'FaceColor',[1 1 1]);
rectangle('Position',[203.125 -78.125 15.625 15.625], 'FaceColor',[0 0 0]);
rectangle('Position',[187.5 -93.75 15.625 15.625], 'FaceColor',[1 1 1]);
rectangle('Position',[203.125 -93.75 15.625 15.625], 'FaceColor',[0 0 0]);
rectangle('Position',[187.5 -109.375 15.625 15.625], 'FaceColor',[1 1 1]);
rectangle('Position',[203.125 -109.375 15.625 15.625], 'FaceColor',[0 0 0]);
rectangle('Position',[187.5 -125 15.625 15.625], 'FaceColor',[1 1 1]);
rectangle('Position',[203.125 -125 15.625 15.625], 'FaceColor',[0 0 0]);
rectangle('Position',[187.5 -140.625 15.625 15.625], 'FaceColor',[1 1 1]);
rectangle('Position',[203.125 -140.625 15.625 15.625], 'FaceColor',[0 0 0]);
rectangle('Position',[187.5 -156.25 15.625 15.625], 'FaceColor',[1 1 1]);
rectangle('Position',[203.125 -156.25 15.625 15.625], 'FaceColor',[0 0 0]);
rectangle('Position',[187.5 -171.875 15.625 15.625], 'FaceColor',[1 1 1]);
rectangle('Position',[203.125 -171.875 15.625 15.625], 'FaceColor',[0 0 0]);
rectangle('Position',[187.5 -187.5 15.625 15.625], 'FaceColor',[1 1 1]);
rectangle('Position',[203.125 -187.5 15.625 15.625], 'FaceColor',[0 0 0]);
rectangle('Position',[187.5 -203.125 15.625 15.625], 'FaceColor',[1 1 1]);
rectangle('Position',[203.125 -203.125 15.625 15.625], 'FaceColor',[0 0 0]);
rectangle('Position',[187.5 -218.75 15.625 15.625], 'FaceColor',[1 1 1]);
rectangle('Position',[203.125 -218.75 15.625 15.625], 'FaceColor',[0 0 0]);
rectangle('Position',[187.5 -234.375 15.625 15.625], 'FaceColor',[1 1 1]);
rectangle('Position',[203.125 -234.375 15.625 15.625], 'FaceColor',[0 0 0]);
rectangle('Position',[187.5 -250 15.625 15.625], 'FaceColor',[1 1 1]);
rectangle('Position',[203.125 -250 15.625 15.625], 'FaceColor',[0 0 0]);
rectangle('Position',[437.5 -46.875 15.625 15.625], 'FaceColor',[0 0 0]);
rectangle('Position',[453.125 -46.875 15.625 15.625], 'FaceColor',[1 1 1]);
rectangle('Position',[437.5 -62.5 15.625 15.625], 'FaceColor',[0 0 0]);
rectangle('Position',[453.125 -62.5 15.625 15.625], 'FaceColor',[1 1 1]);
rectangle('Position',[437.5 -78.125 15.625 15.625], 'FaceColor',[0 0 0]);
rectangle('Position',[453.125 -78.125 15.625 15.625], 'FaceColor',[1 1 1]);
rectangle('Position',[437.5 -93.75 15.625 15.625], 'FaceColor',[0 0 0]);
rectangle('Position',[453.125 -93.75 15.625 15.625], 'FaceColor',[1 1 1]);
rectangle('Position',[437.5 -109.375 15.625 15.625], 'FaceColor',[0 0 0]);
rectangle('Position',[453.125 -109.375 15.625 15.625], 'FaceColor',[1 1 1]);
rectangle('Position',[437.5 -125 15.625 15.625], 'FaceColor',[0 0 0]);
rectangle('Position',[453.125 -125 15.625 15.625], 'FaceColor',[1 1 1]);
rectangle('Position',[437.5 -140.625 15.625 15.625], 'FaceColor',[0 0 0]);
rectangle('Position',[453.125 -140.625 15.625 15.625], 'FaceColor',[1 1 1]);
rectangle('Position',[437.5 -156.25 15.625 15.625], 'FaceColor',[0 0 0]);
rectangle('Position',[453.125 -156.25 15.625 15.625], 'FaceColor',[1 1 1]);
rectangle('Position',[437.5 -171.875 15.625 15.625], 'FaceColor',[0 0 0]);
rectangle('Position',[453.125 -171.875 15.625 15.625], 'FaceColor',[1 1 1]);
rectangle('Position',[437.5 -187.5 15.625 15.625], 'FaceColor',[0 0 0]);
rectangle('Position',[453.125 -187.5 15.625 15.625], 'FaceColor',[1 1 1]);
rectangle('Position',[437.5 -203.125 15.625 15.625], 'FaceColor',[0 0 0]);
rectangle('Position',[453.125 -203.125 15.625 15.625], 'FaceColor',[1 1 1]);
rectangle('Position',[437.5 -218.75 15.625 15.625], 'FaceColor',[0 0 0]);
rectangle('Position',[453.125 -218.75 15.625 15.625], 'FaceColor',[1 1 1]);
rectangle('Position',[437.5 -234.375 15.625 15.625], 'FaceColor',[0 0 0]);
rectangle('Position',[453.125 -234.375 15.625 15.625], 'FaceColor',[1 1 1]);
rectangle('Position',[437.5 -250 15.625 15.625], 'FaceColor',[0 0 0]);
rectangle('Position',[453.125 -250 15.625 15.625], 'FaceColor',[1 1 1]);
rectangle('Position',[218.75 -453.125 15.625 15.625], 'FaceColor',[1 1 1]);
rectangle('Position',[234.375 -453.125 15.625 15.625], 'FaceColor',[1 1 1]);
rectangle('Position',[218.75 -468.75 15.625 15.625], 'FaceColor',[0 0 0]);
rectangle('Position',[234.375 -468.75 15.625 15.625], 'FaceColor',[0 0 0]);
rectangle('Position',[250 -453.125 15.625 15.625], 'FaceColor',[1 1 1]);
rectangle('Position',[265.625 -453.125 15.625 15.625], 'FaceColor',[1 1 1]);
rectangle('Position',[250 -468.75 15.625 15.625], 'FaceColor',[0 0 0]);
rectangle('Position',[265.625 -468.75 15.625 15.625], 'FaceColor',[0 0 0]);
rectangle('Position',[531.25 -703.125 15.625 15.625], 'FaceColor',[1 1 1]);
rectangle('Position',[546.875 -703.125 15.625 15.625], 'FaceColor',[0 0 0]);
rectangle('Position',[531.25 -718.75 15.625 15.625], 'FaceColor',[1 1 1]);
rectangle('Position',[546.875 -718.75 15.625 15.625], 'FaceColor',[0 0 0]);
rectangle('Position',[531.25 -734.375 15.625 15.625], 'FaceColor',[1 1 1]);
rectangle('Position',[546.875 -734.375 15.625 15.625], 'FaceColor',[0 0 0]);
rectangle('Position',[531.25 -750 15.625 15.625], 'FaceColor',[1 1 1]);
rectangle('Position',[546.875 -750 15.625 15.625], 'FaceColor',[0 0 0]);
rectangle('Position',[750 -703.125 15.625 15.625], 'FaceColor',[1 1 1]);
rectangle('Position',[765.625 -703.125 15.625 15.625], 'FaceColor',[1 1 1]);
rectangle('Position',[750 -718.75 15.625 15.625], 'FaceColor',[0 0 0]);
rectangle('Position',[765.625 -718.75 15.625 15.625], 'FaceColor',[0 0 0]);
rectangle('Position',[781.25 -703.125 15.625 15.625], 'FaceColor',[1 1 1]);
rectangle('Position',[796.875 -703.125 15.625 15.625], 'FaceColor',[1 1 1]);
rectangle('Position',[781.25 -718.75 15.625 15.625], 'FaceColor',[0 0 0]);
rectangle('Position',[796.875 -718.75 15.625 15.625], 'FaceColor',[0 0 0]);
rectangle('Position',[812.5 -703.125 15.625 15.625], 'FaceColor',[1 1 1]);
rectangle('Position',[828.125 -703.125 15.625 15.625], 'FaceColor',[1 1 1]);
rectangle('Position',[812.5 -718.75 15.625 15.625], 'FaceColor',[0 0 0]);
rectangle('Position',[828.125 -718.75 15.625 15.625], 'FaceColor',[0 0 0]);
rectangle('Position',[843.75 -703.125 15.625 15.625], 'FaceColor',[1 1 1]);
rectangle('Position',[859.375 -703.125 15.625 15.625], 'FaceColor',[1 1 1]);
rectangle('Position',[843.75 -718.75 15.625 15.625], 'FaceColor',[0 0 0]);
rectangle('Position',[859.375 -718.75 15.625 15.625], 'FaceColor',[0 0 0]);
rectangle('Position',[875 -703.125 15.625 15.625], 'FaceColor',[1 1 1]);
rectangle('Position',[890.625 -703.125 15.625 15.625], 'FaceColor',[1 1 1]);
rectangle('Position',[875 -718.75 15.625 15.625], 'FaceColor',[0 0 0]);
rectangle('Position',[890.625 -718.75 15.625 15.625], 'FaceColor',[0 0 0]);
rectangle('Position',[906.25 -703.125 15.625 15.625], 'FaceColor',[1 1 1]);
rectangle('Position',[921.875 -703.125 15.625 15.625], 'FaceColor',[1 1 1]);
rectangle('Position',[906.25 -718.75 15.625 15.625], 'FaceColor',[0 0 0]);
rectangle('Position',[921.875 -718.75 15.625 15.625], 'FaceColor',[0 0 0]);
rectangle('Position',[937.5 -703.125 15.625 15.625], 'FaceColor',[1 1 1]);
rectangle('Position',[953.125 -703.125 15.625 15.625], 'FaceColor',[1 1 1]);
rectangle('Position',[937.5 -718.75 15.625 15.625], 'FaceColor',[0 0 0]);
rectangle('Position',[953.125 -718.75 15.625 15.625], 'FaceColor',[0 0 0]);
rectangle('Position',[531.25 -765.625 15.625 15.625], 'FaceColor',[1 1 1]);
rectangle('Position',[546.875 -765.625 15.625 15.625], 'FaceColor',[0 0 0]);
rectangle('Position',[531.25 -781.25 15.625 15.625], 'FaceColor',[1 1 1]);
rectangle('Position',[546.875 -781.25 15.625 15.625], 'FaceColor',[0 0 0]);
rectangle('Position',[531.25 -796.875 15.625 15.625], 'FaceColor',[1 1 1]);
rectangle('Position',[546.875 -796.875 15.625 15.625], 'FaceColor',[0 0 0]);
rectangle('Position',[531.25 -812.5 15.625 15.625], 'FaceColor',[1 1 1]);
rectangle('Position',[546.875 -812.5 15.625 15.625], 'FaceColor',[0 0 0]);
rectangle('Position',[531.25 -828.125 15.625 15.625], 'FaceColor',[1 1 1]);
rectangle('Position',[546.875 -828.125 15.625 15.625], 'FaceColor',[0 0 0]);
rectangle('Position',[531.25 -843.75 15.625 15.625], 'FaceColor',[1 1 1]);
rectangle('Position',[546.875 -843.75 15.625 15.625], 'FaceColor',[0 0 0]);
rectangle('Position',[531.25 -859.375 15.625 15.625], 'FaceColor',[1 1 1]);
rectangle('Position',[546.875 -859.375 15.625 15.625], 'FaceColor',[0 0 0]);
rectangle('Position',[531.25 -875 15.625 15.625], 'FaceColor',[1 1 1]);
rectangle('Position',[546.875 -875 15.625 15.625], 'FaceColor',[0 0 0]);
rectangle('Position',[531.25 -890.625 15.625 15.625], 'FaceColor',[1 1 1]);
rectangle('Position',[546.875 -890.625 15.625 15.625], 'FaceColor',[0 0 0]);
rectangle('Position',[531.25 -906.25 15.625 15.625], 'FaceColor',[1 1 1]);
rectangle('Position',[546.875 -906.25 15.625 15.625], 'FaceColor',[0 0 0]);
rectangle('Position',[531.25 -921.875 15.625 15.625], 'FaceColor',[1 1 1]);
rectangle('Position',[546.875 -921.875 15.625 15.625], 'FaceColor',[0 0 0]);
rectangle('Position',[531.25 -937.5 15.625 15.625], 'FaceColor',[1 1 1]);
rectangle('Position',[546.875 -937.5 15.625 15.625], 'FaceColor',[0 0 0]);
rectangle('Position',[531.25 -953.125 15.625 15.625], 'FaceColor',[1 1 1]);
rectangle('Position',[546.875 -953.125 15.625 15.625], 'FaceColor',[0 0 0]);
rectangle('Position',[531.25 -968.75 15.625 15.625], 'FaceColor',[1 1 1]);
rectangle('Position',[546.875 -968.75 15.625 15.625], 'FaceColor',[0 0 0]);
X=[933.333,933.333,812.5,812.5,625,500,500,500,500,375,312.5,281.25,250,234.375,234.375,234.375,218.75,218.75,218.75,218.75,218.75,218.75,218.75,218.75,187.5,187.5,187.5,125,66.6667];
Y=[-933.333,-933.333,-875,-875,-750,-625,-625,-625,-625,-562.5,-500,-468.75,-453.125,-453.125,-453.125,-453.125,-468.75,-500,-531.25,-562.5,-593.75,-625,-656.25,-687.5,-750,-812.5,-875,-937.5,-933.333];
hold on;
plot(X,Y,'r');
legend('3058.32','Location','southoutside');
